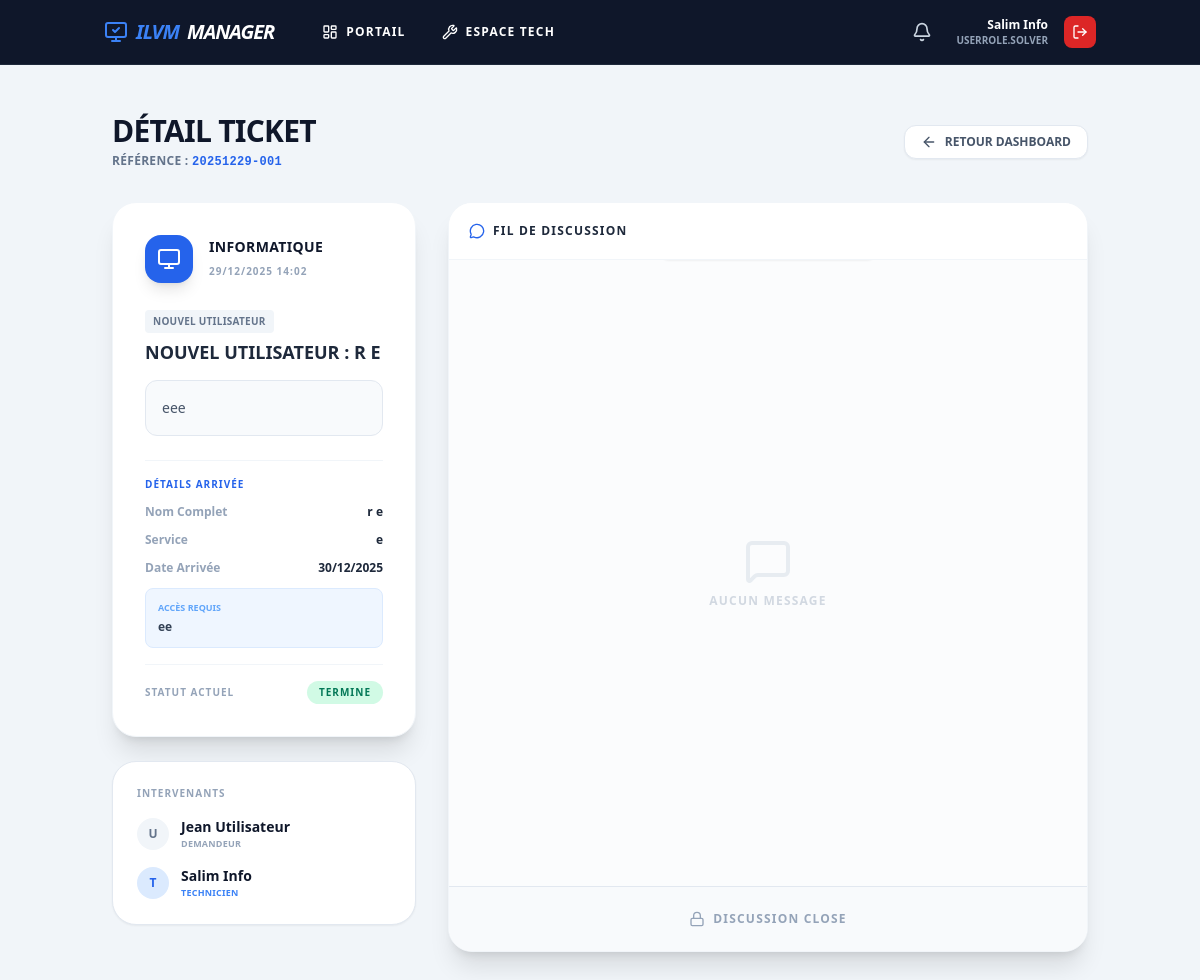
Page /tickets/view/20251229-001 (signed in) on the committed database.
### app/models.py (models this page shows, shortened)
class User(UserMixin, db.Model):
    __tablename__ = 'users'
    id = db.Column(db.Integer, primary_key=True)
    username = db.Column(db.String(64), unique=True, index=True)
    fullname = db.Column(db.String(120))
    email = db.Column(db.String(120))
    role = db.Column(db.Enum(UserRole), default=UserRole.USER)
    service_department = db.Column(db.Enum(ServiceType), nullable=True)
    notifications = db.relationship('Notification', backref='user', lazy='dynamic')

class Ticket(db.Model):
    __tablename__ = 'tickets'
    id = db.Column(db.Integer, primary_key=True)
    uid_public = db.Column(db.String(20), unique=True, index=True)
    title = db.Column(db.String(200), nullable=False)
    description = db.Column(db.Text, nullable=False)
    author_id = db.Column(db.Integer, db.ForeignKey('users.id'))
    author = db.relationship('User', foreign_keys=[author_id], backref='my_tickets')
    target_service = db.Column(db.Enum(ServiceType), nullable=False)
    status = db.Column(db.Enum(TicketStatus), default=TicketStatus.VALIDATION)
    solver_id = db.Column(db.Integer, db.ForeignKey('users.id'), nullable=True)
    solver = db.relationship('User', foreign_keys=[solver_id], backref='assigned_tickets')
    created_at = db.Column(db.DateTime, default=datetime.utcnow)
    closed_at = db.Column(db.DateTime, nullable=True)
    category_ticket = db.Column(db.String(50)) # "Standard", "Nouvel Utilisateur", "Matériel"
    hostname = db.Column(db.String(64), nullable=True) # Pour incidents classiques
    new_user_fullname = db.Column(db.String(150), nullable=True)
    new_user_service = db.Column(db.String(100), nullable=True)
    new_user_acces = db.Column(db.String(255), nullable=True) # Accès fichiers/dossiers
    new_user_date = db.Column(db.DateTime, nullable=True)
    materiel_list = db.Column(db.Text, nullable=True) # Liste du matériel
    destinataire_materiel = db.Column(db.String(150), nullable=True)
    service_destinataire = db.Column(db.String(100), nullable=True)

### app/routes/tickets.py (the view, shortened to what this page needs)
@tickets_bp.route('/view/<string:ticket_uid>', methods=['GET', 'POST'])
@login_required
def view_ticket(ticket_uid):
    ticket = Ticket.query.filter_by(uid_public=ticket_uid).first_or_404()
    return render_template('tickets/detail.html', ticket=ticket)

### app/__init__.py (called while the page is built)
@login_manager.user_loader
def load_user(user_id):
    from .models import User
    return User.query.get(int(user_id))

### app/templates/tickets/detail.html (shortened to what this page needs)
{% extends "base.html" %}
{% block content %}
<div class="max-w-6xl mx-auto py-6">
    <div class="mb-8 flex items-center justify-between">
        <div>
            <h1 class="text-3xl font-black text-slate-900 uppercase tracking-tight">Détail Ticket</h1>
            <p class="text-slate-500 font-bold text-xs mt-1 uppercase tracking-wide">Référence : <span class="font-mono text-blue-600">{{ ticket.uid_public }}</span></p>
        </div>
        {% if 'SOLVER' in current_user.role|string or 'ADMIN' in current_user.role|string %}
            <a href="{{ url_for('tickets.solver_dashboard') }}" class="bg-white border border-slate-200 hover:bg-slate-50 text-slate-600 px-4 py-2 rounded-xl font-black text-xs uppercase shadow-sm flex items-center gap-2 transition">
                <i data-lucide="arrow-left" class="w-4 h-4"></i> Retour Dashboard
            </a>
        {% else %}
            <a href="{{ url_for('main.user_portal') }}" class="bg-white border border-slate-200 hover:bg-slate-50 text-slate-600 px-4 py-2 rounded-xl font-black text-xs uppercase shadow-sm flex items-center gap-2 transition">
                <i data-lucide="arrow-left" class="w-4 h-4"></i> Retour Portail
            </a>
        {% endif %}
    </div>
    <div class="grid grid-cols-1 lg:grid-cols-3 gap-8">
        <div class="lg:col-span-1 space-y-6">
            <div class="bg-white p-8 rounded-3xl shadow-xl border border-slate-100">
                <div class="flex items-center gap-4 mb-6">
                    <div class="w-12 h-12 rounded-2xl flex items-center justify-center shadow-lg
                        {% if ticket.target_service.value == 'INFORMATIQUE' %}bg-blue-600 text-white{% elif ticket.target_service.value == 'DAF' %}bg-purple-600 text-white{% else %}bg-orange-600 text-white{% endif %}">
                        {% if ticket.target_service.value == 'INFORMATIQUE' %}<i data-lucide="monitor" class="w-6 h-6"></i>
                        {% elif ticket.target_service.value == 'DAF' %}<i data-lucide="banknote" class="w-6 h-6"></i>
                        {% else %}<i data-lucide="package" class="w-6 h-6"></i>{% endif %}
                    </div>
                    <div>
                        <h2 class="text-sm font-black text-slate-900 uppercase tracking-wide">{{ ticket.target_service.value }}</h2>
                        <span class="text-[10px] font-bold text-slate-400 uppercase tracking-widest">{{ ticket.created_at.strftime('%d/%m/%Y %H:%M') }}</span>
                    </div>
                </div>
                <div class="mb-4">
                    <span class="inline-block bg-slate-100 text-slate-500 text-[10px] font-black uppercase px-2 py-1 rounded mb-2 tracking-wide">{{ ticket.category_ticket or 'Standard' }}</span>
                    <h3 class="text-lg font-black text-slate-800 leading-tight uppercase">{{ ticket.title }}</h3>
                </div>
                <div class="bg-slate-50 p-4 rounded-xl border border-slate-200 text-sm font-medium text-slate-600 mb-6 leading-relaxed">
                    {{ ticket.description }}
                </div>
                {% if ticket.category_ticket == 'Nouvel Utilisateur' %}
                <div class="space-y-3 border-t border-slate-100 pt-4 mb-4">
                    <p class="text-[10px] font-black text-blue-600 uppercase tracking-widest mb-2">Détails Arrivée</p>
                    <div class="flex justify-between items-center text-xs">
                        <span class="font-bold text-slate-400">Nom Complet</span>
                        <span class="font-bold text-slate-800">{{ ticket.new_user_fullname }}</span>
                    </div>
                    <div class="flex justify-between items-center text-xs">
                        <span class="font-bold text-slate-400">Service</span>
                        <span class="font-bold text-slate-800">{{ ticket.new_user_service }}</span>
                    </div>
                    <div class="flex justify-between items-center text-xs">
                        <span class="font-bold text-slate-400">Date Arrivée</span>
                        <span class="font-bold text-slate-800">{{ ticket.new_user_date.strftime('%d/%m/%Y') if ticket.new_user_date else 'Non définie' }}</span>
                    </div>
                    <div class="bg-blue-50 p-3 rounded-lg border border-blue-100 mt-2">
                        <p class="text-[9px] font-black text-blue-400 uppercase mb-1">Accès Requis</p>
                        <p class="text-xs font-bold text-slate-700">{{ ticket.new_user_acces or 'Aucun accès spécifique' }}</p>
                    </div>
                </div>
                {% endif %}
                <div class="flex justify-between items-center border-t border-slate-100 pt-4 mt-2">
                    <span class="text-[10px] font-black text-slate-400 uppercase tracking-widest">Statut Actuel</span>
                    <span class="px-3 py-1 rounded-full text-[10px] font-black uppercase tracking-widest
                        {% if 'VALIDATION' in ticket.status.value %}bg-yellow-100 text-yellow-700
                        {% elif 'COURS' in ticket.status.value %}bg-blue-100 text-blue-700
                        {% elif 'TERMINE' in ticket.status.value %}bg-emerald-100 text-emerald-700
                        {% else %}bg-slate-100 text-slate-500{% endif %}">
                        {{ ticket.status.value }}
                    </span>
                </div>
            </div>
            <div class="bg-white p-6 rounded-3xl shadow-sm border border-slate-200">
                <h3 class="text-[10px] font-black text-slate-400 uppercase tracking-widest mb-4">Intervenants</h3>
                <div class="flex items-center gap-3 mb-4">
                    <div class="w-8 h-8 bg-slate-100 rounded-full flex items-center justify-center text-slate-500 font-black text-xs">{{ ticket.author.username[0]|upper }}</div>
                    <div>
                        <p class="text-sm font-bold text-slate-900">{{ ticket.author.fullname }}</p>
                        <p class="text-[9px] text-slate-400 font-bold uppercase tracking-wide">Demandeur</p>
                    </div>
                </div>
                {% if ticket.solver %}
                <div class="flex items-center gap-3">
                    <div class="w-8 h-8 bg-blue-100 rounded-full flex items-center justify-center text-blue-600 font-black text-xs">{{ ticket.solver.username[0]|upper }}</div>
                    <div>
                        <p class="text-sm font-bold text-slate-900">{{ ticket.solver.fullname }}</p>
                        <p class="text-[9px] text-blue-500 font-bold uppercase tracking-wide">Technicien</p>
                    </div>
                </div>
                {% else %}
                <div class="p-3 bg-slate-50 rounded-xl border border-dashed border-slate-200 text-center text-[10px] font-bold text-slate-400 uppercase tracking-wide">
                    En attente d'attribution
                </div>
                {% endif %}
            </div>
        </div>
        <div class="lg:col-span-2 flex flex-col h-[750px] bg-white rounded-3xl shadow-xl border border-slate-100 overflow-hidden relative">
            <div class="p-5 border-b border-slate-100 bg-white flex justify-between items-center z-10">
                <h3 class="font-black text-slate-800 uppercase text-xs tracking-widest flex items-center gap-2">
                    <i data-lucide="message-circle" class="w-4 h-4 text-blue-600"></i> Fil de discussion
                </h3>
            </div>
            <div class="flex-1 overflow-y-auto p-6 space-y-6 bg-slate-50/50" id="chatContainer">
                {% for msg in ticket.messages %}
                <div class="flex flex-col {% if msg.author_id == current_user.id %}items-end{% else %}items-start{% endif %} animate-fadeIn">
                    <div class="max-w-[80%] {% if msg.author_id == current_user.id %}bg-slate-900 text-white rounded-tr-none{% else %}bg-white border border-slate-200 text-slate-700 rounded-tl-none{% endif %} px-5 py-4 rounded-2xl shadow-sm">
                        <p class="text-sm font-bold">{{ msg.content }}</p>
                    </div>
                    <span class="text-[9px] font-black text-slate-400 mt-2 px-2 uppercase tracking-wide">
                        {{ msg.author.fullname }} • {{ msg.timestamp.strftime('%H:%M') }}
                    </span>
                </div>
                {% else %}
                <div class="flex flex-col items-center justify-center h-full opacity-40">
                    <i data-lucide="message-square" class="w-12 h-12 text-slate-300 mb-2"></i>
                    <p class="text-xs font-bold text-slate-400 uppercase tracking-widest">Aucun message</p>
                </div>
                {% endfor %}
            </div>
            {% if ticket.status.value != 'TERMINE' and ticket.status.value != 'REFUSE' %}
            <div class="p-4 bg-white border-t border-slate-100">
                <form method="POST" class="flex gap-3">
                    <input type="text" name="message" class="flex-1 bg-slate-50 border border-slate-200 rounded-xl px-5 py-4 text-sm font-bold text-slate-700 focus:ring-2 focus:ring-blue-100 focus:border-blue-500 outline-none transition" placeholder="Écrivez votre message..." autocomplete="off" required>
                    <button type="submit" class="bg-blue-600 hover:bg-blue-700 text-white p-4 rounded-xl transition shadow-lg shadow-blue-200 group">
                        <i data-lucide="send" class="w-5 h-5 group-hover:translate-x-1 transition-transform"></i>
                    </button>
                </form>
            </div>
            {% else %}
            <div class="p-6 bg-slate-50 border-t border-slate-200 text-center">
                <p class="text-xs font-black text-slate-400 uppercase tracking-widest flex items-center justify-center gap-2">
                    <i data-lucide="lock" class="w-4 h-4"></i> Discussion close
                </p>
            </div>
            {% endif %}
        </div>
    </div>
</div>
{% endblock %}

### app/templates/base.html (shortened to what this page needs)
<!DOCTYPE html>
<html lang="fr">
<head>
    <script src="https://cdn.tailwindcss.com"></script>
</head>
<body class="bg-slate-100 font-sans text-slate-900 min-h-screen flex flex-col">
    {% if current_user.is_authenticated %}
    <nav class="bg-slate-900 text-white sticky top-0 z-50 border-b border-slate-800">
        <div class="container mx-auto px-4 h-16 flex justify-between items-center">
            <div class="flex items-center gap-8">
                <a href="{{ url_for('main.user_portal') }}" class="font-black text-xl tracking-tighter text-blue-500 italic flex items-center gap-2">
                    <i data-lucide="monitor-check"></i> ILVM<span class="text-white">MANAGER</span>
                </a>
                <div class="hidden md:flex gap-1 text-xs font-bold uppercase tracking-widest">
                    <a href="{{ url_for('main.user_portal') }}" class="px-4 py-2 hover:bg-slate-800 rounded transition flex gap-2 items-center">
                        <i data-lucide="layout-dashboard" class="w-4 h-4"></i> Portail
                    </a>
                    {% if 'SOLVER' in current_user.role|string or 'ADMIN' in current_user.role|string %}
                    <a href="{{ url_for('tickets.solver_dashboard') }}" class="px-4 py-2 hover:bg-slate-800 rounded transition flex gap-2 items-center">
                        <i data-lucide="wrench" class="w-4 h-4"></i> Espace Tech
                    </a>
                    {% endif %}
                </div>
            </div>
            <div class="flex items-center gap-4">
                <div class="relative group">
                    <button id="notifBtn" class="p-2 hover:bg-slate-800 rounded-lg transition relative">
                        <i data-lucide="bell" class="w-5 h-5 text-slate-300 group-hover:text-white"></i>
                    </button>
                </div>
                <div class="text-right hidden sm:block">
                    <p class="text-xs font-bold text-white">{{ current_user.fullname }}</p>
                    <p class="text-[10px] text-slate-400 uppercase font-bold">{{ current_user.role }}</p>
                </div>
                <a href="{{ url_for('auth.logout') }}" class="bg-red-600 hover:bg-red-700 p-2 rounded-lg transition" title="Déconnexion">
                    <i data-lucide="log-out" class="w-4 h-4"></i>
                </a>
            </div>
        </div>
    </nav>
    {% endif %}
    <main class="container mx-auto p-4 md:p-6 pb-20 flex-grow">
        {% block content %}{% endblock %}
    </main>
</body>
</html>

### rows in the picture
User: fullname "Salim Info", role "USERROLE.SOLVER", solver "T", solver.fullname "Salim Info"
Ticket: uid_public "20251229-001", target_service.value "INFORMATIQUE", created_at "29/12/2025 14:02", category_ticket "NOUVEL UTILISATEUR", title "NOUVEL UTILISATEUR : R E", description "eee", new_user_fullname "r e", new_user_service "e", new_user_date "30/12/2025", new_user_acces "ee", status.value "TERMINE"
User: author "U", author.fullname "Jean Utilisateur"
